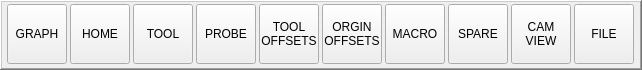
    <widget class="QFrame" name="frame_main_btns_horizontal">
     <property name="geometry">
      <rect>
       <x>0</x>
       <y>698</y>
       <width>642</width>
       <height>70</height>
      </rect>
     </property>
     <property name="minimumSize">
      <size>
       <width>642</width>
       <height>70</height>
      </size>
     </property>
     <property name="maximumSize">
      <size>
       <width>642</width>
       <height>70</height>
      </size>
     </property>
     <property name="frameShape">
      <enum>QFrame::WinPanel</enum>
     </property>
     <property name="frameShadow">
      <enum>QFrame::Raised</enum>
     </property>
     <widget class="PushButton" name="pbtn_mainh_panel_graphic">
      <property name="geometry">
       <rect>
        <x>7</x>
        <y>4</y>
        <width>60</width>
        <height>60</height>
       </rect>
      </property>
      <property name="text">
       <string>GRAPH</string>
      </property>
      <property name="checkable">
       <bool>true</bool>
      </property>
      <property name="autoExclusive">
       <bool>true</bool>
      </property>
      <property name="checked_state_text_option" stdset="0">
       <bool>false</bool>
      </property>
      <property name="python_command_option" stdset="0">
       <bool>true</bool>
      </property>
      <property name="false_state_string" stdset="0">
       <string/>
      </property>
      <property name="true_python_cmd_string" stdset="0">
       <string>INSTANCE.stackedWidget_1.setCurrentIndex(0)</string>
      </property>
      <property name="false_python_cmd_string" stdset="0">
       <string/>
      </property>
     </widget>
     <widget class="PushButton" name="pbtn_mainh_panel_homing">
      <property name="geometry">
       <rect>
        <x>70</x>
        <y>4</y>
        <width>60</width>
        <height>60</height>
       </rect>
      </property>
      <property name="text">
       <string>HOME</string>
      </property>
      <property name="checkable">
       <bool>true</bool>
      </property>
      <property name="autoExclusive">
       <bool>true</bool>
      </property>
      <property name="checked_state_text_option" stdset="0">
       <bool>false</bool>
      </property>
      <property name="python_command_option" stdset="0">
       <bool>true</bool>
      </property>
      <property name="true_python_cmd_string" stdset="0">
       <string>INSTANCE.stackedWidget_1.setCurrentIndex(1)</string>
      </property>
      <property name="false_python_cmd_string" stdset="0">
       <string/>
      </property>
     </widget>
     <widget class="PushButton" name="pbtn_mainh_panel_tool">
      <property name="geometry">
       <rect>
        <x>133</x>
        <y>4</y>
        <width>60</width>
        <height>60</height>
       </rect>
      </property>
      <property name="text">
       <string>TOOL</string>
      </property>
      <property name="checkable">
       <bool>true</bool>
      </property>
      <property name="autoExclusive">
       <bool>true</bool>
      </property>
      <property name="python_command_option" stdset="0">
       <bool>true</bool>
      </property>
      <property name="true_python_cmd_string" stdset="0">
       <string>INSTANCE.stackedWidget_1.setCurrentIndex(2)</string>
      </property>
      <property name="false_python_cmd_string" stdset="0">
       <string/>
      </property>
     </widget>
     <widget class="PushButton" name="pbtn_mainh_panel_probe">
      <property name="geometry">
       <rect>
        <x>196</x>
        <y>4</y>
        <width>60</width>
        <height>60</height>
       </rect>
      </property>
      <property name="text">
       <string>PROBE</string>
      </property>
      <property name="checkable">
       <bool>true</bool>
      </property>
      <property name="autoExclusive">
       <bool>true</bool>
      </property>
      <property name="python_command_option" stdset="0">
       <bool>true</bool>
      </property>
      <property name="true_python_cmd_string" stdset="0">
       <string>INSTANCE.stackedWidget_1.setCurrentIndex(3)</string>
      </property>
      <property name="false_python_cmd_string" stdset="0">
       <string/>
      </property>
     </widget>
     <widget class="PushButton" name="pbtn_mainh_panel_tool_offsets">
      <property name="geometry">
       <rect>
        <x>259</x>
        <y>4</y>
        <width>60</width>
        <height>60</height>
       </rect>
      </property>
      <property name="text">
       <string>TOOL
OFFSETS</string>
      </property>
      <property name="checkable">
       <bool>true</bool>
      </property>
      <property name="autoExclusive">
       <bool>true</bool>
      </property>
      <property name="python_command_option" stdset="0">
       <bool>true</bool>
      </property>
      <property name="true_python_cmd_string" stdset="0">
       <string>INSTANCE.stackedWidget_1.setCurrentIndex(4)</string>
      </property>
      <property name="false_python_cmd_string" stdset="0">
       <string/>
      </property>
     </widget>
     <widget class="PushButton" name="pbtn_mainh_panel_macro">
      <property name="geometry">
       <rect>
        <x>385</x>
        <y>4</y>
        <width>60</width>
        <height>60</height>
       </rect>
      </property>
      <property name="text">
       <string>MACRO</string>
      </property>
      <property name="checkable">
       <bool>true</bool>
      </property>
      <property name="autoExclusive">
       <bool>true</bool>
      </property>
      <property name="python_command_option" stdset="0">
       <bool>true</bool>
      </property>
      <property name="true_python_cmd_string" stdset="0">
       <string>INSTANCE.stackedWidget_1.setCurrentIndex(6)</string>
      </property>
      <property name="false_python_cmd_string" stdset="0">
       <string/>
      </property>
     </widget>
     <widget class="PushButton" name="pbtn_mainh_panel_spare">
      <property name="geometry">
       <rect>
        <x>448</x>
        <y>4</y>
        <width>60</width>
        <height>60</height>
       </rect>
      </property>
      <property name="text">
       <string>SPARE</string>
      </property>
      <property name="checkable">
       <bool>true</bool>
      </property>
      <property name="autoExclusive">
       <bool>true</bool>
      </property>
      <property name="python_command_option" stdset="0">
       <bool>true</bool>
      </property>
      <property name="true_python_cmd_string" stdset="0">
       <string>INSTANCE.stackedWidget_1.setCurrentIndex(7)</string>
      </property>
      <property name="false_python_cmd_string" stdset="0">
       <string/>
      </property>
     </widget>
     <widget class="PushButton" name="pbtn_mainh_panel_camview">
      <property name="geometry">
       <rect>
        <x>511</x>
        <y>4</y>
        <width>60</width>
        <height>60</height>
       </rect>
      </property>
      <property name="text">
       <string>CAM
VIEW</string>
      </property>
      <property name="checkable">
       <bool>true</bool>
      </property>
      <property name="autoExclusive">
       <bool>true</bool>
      </property>
      <property name="python_command_option" stdset="0">
       <bool>true</bool>
      </property>
      <property name="true_python_cmd_string" stdset="0">
       <string>INSTANCE.stackedWidget_1.setCurrentIndex(8)</string>
      </property>
      <property name="false_python_cmd_string" stdset="0">
       <string/>
      </property>
     </widget>
     <widget class="PushButton" name="pbtn_mainh_panel_file">
      <property name="geometry">
       <rect>
        <x>574</x>
        <y>4</y>
        <width>60</width>
        <height>60</height>
       </rect>
      </property>
      <property name="text">
       <string>FILE</string>
      </property>
      <property name="checkable">
       <bool>true</bool>
      </property>
      <property name="autoExclusive">
       <bool>true</bool>
      </property>
      <property name="python_command_option" stdset="0">
       <bool>true</bool>
      </property>
      <property name="true_python_cmd_string" stdset="0">
       <string>INSTANCE.stackedWidget_1.setCurrentIndex(9)</string>
      </property>
      <property name="false_python_cmd_string" stdset="0">
       <string/>
      </property>
     </widget>
     <widget class="PushButton" name="pbtn_mainh_panel_origin_offsets">
      <property name="geometry">
       <rect>
        <x>322</x>
        <y>4</y>
        <width>60</width>
        <height>60</height>
       </rect>
      </property>
      <property name="text">
       <string>ORGIN
OFFSETS</string>
      </property>
      <property name="checkable">
       <bool>true</bool>
      </property>
      <property name="autoExclusive">
       <bool>true</bool>
      </property>
      <property name="python_command_option" stdset="0">
       <bool>true</bool>
      </property>
      <property name="true_python_cmd_string" stdset="0">
       <string>INSTANCE.stackedWidget_1.setCurrentIndex(5)</string>
      </property>
      <property name="false_python_cmd_string" stdset="0">
       <string/>
      </property>
     </widget>
    </widget>
